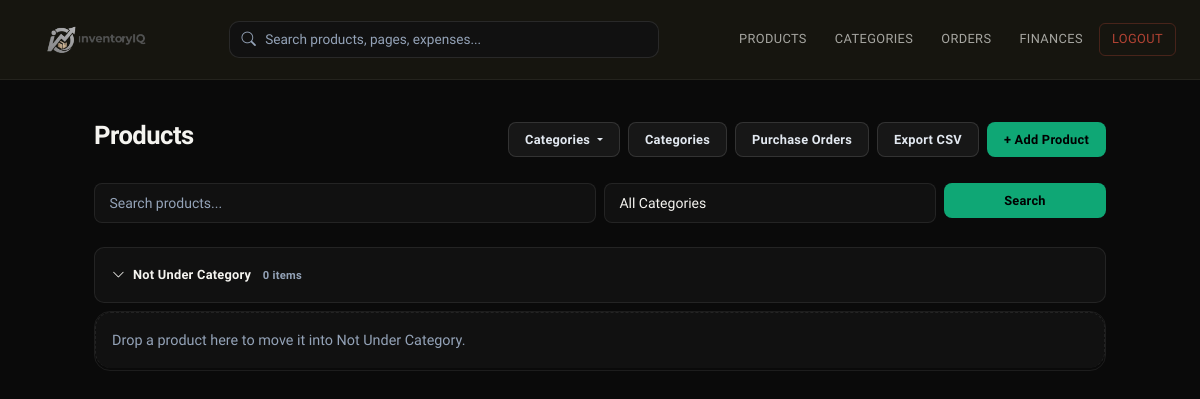
The page /products/ (signed in) on the database as committed earlier.
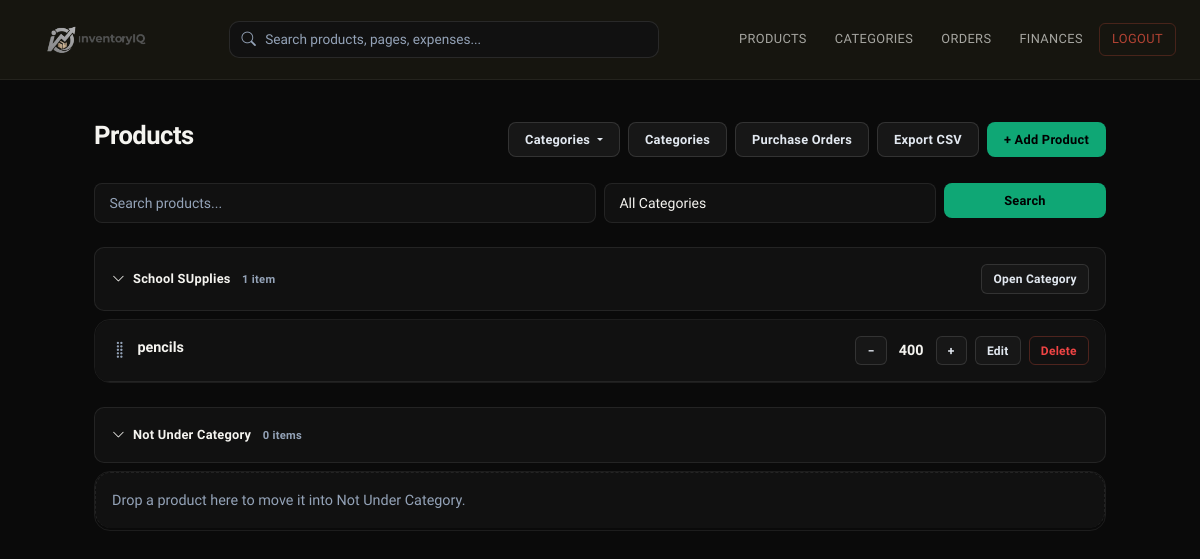
The same page on the database as committed later.
### inventory/models.py (models this page shows, shortened)
class Category(models.Model):
    user = models.ForeignKey(User, on_delete=models.CASCADE, null=True, blank=True)
    name = models.CharField(max_length=100)
    parent = models.ForeignKey(
        'self',
        on_delete=models.SET_NULL,
        null=True,
        blank=True,
        related_name='subcategories'
    )
    class Meta:
        verbose_name_plural = "Categories"
        ordering = ["name"]

class Product(models.Model):
    user = models.ForeignKey(User, on_delete=models.CASCADE, null=True, blank=True)
    name = models.CharField(max_length=200)
    category = models.ForeignKey(
        Category, on_delete=models.SET_NULL, null=True, blank=True
    )
    quantity = models.PositiveIntegerField(default=0)
    low_stock_threshold = models.PositiveIntegerField(default=5)
    description = models.TextField(blank=True)
    created_at = models.DateTimeField(auto_now_add=True)
    updated_at = models.DateTimeField(auto_now=True)
    sku_number = models.CharField(max_length=100, unique=True, blank=True, null=True)
    low_stock_notified = models.BooleanField(default=False)
    retail_value = models.DecimalField(
        max_digits=10, decimal_places=2, null=True, blank=True
    )
    cost_value = models.DecimalField(
        max_digits=10, decimal_places=2, null=True, blank=True
    )
    display_order = models.PositiveIntegerField(default=0)
    @property
    def is_low_stock(self):
        return self.quantity <= self.low_stock_threshold

### inventory/views.py (the view)
# urls.py: path('products/', views.product_list, name='product_list'),
@login_required
def product_list(request):
    query = request.GET.get("q", "").strip()
    category_id = request.GET.get("category", "").strip()
    highlight_product = request.GET.get("highlight_product", "").strip()
    products = Product.objects.filter(user=request.user).select_related("category").all().order_by("display_order", "name")
    categories = Category.objects.filter(user=request.user).all().order_by("name")
    if query:
        products = products.filter(
            Q(name__icontains=query)
            | Q(description__icontains=query)
            | Q(category__name__icontains=query)
        )
    if category_id:
        products = products.filter(category_id=category_id)
    grouped_dict = {}
    for product in products:
        grouped_dict.setdefault(product.category_id, []).append(product)
    grouped_products = []
    for category in categories:
        products_in_group = grouped_dict.get(category.id, [])
        grouped_products.append(
            {
                "name": category.name,
                "category": category,
                "category_id": str(category.id),
                "products": products_in_group,
                "collapse_id": f"category-products-{category.id}",
            }
        )
    grouped_products.append(
        {
            "name": "Not Under Category",
            "category": None,
            "category_id": "",
            "products": grouped_dict.get(None, []),
            "collapse_id": "category-products-uncategorized",
        }
    )
    return render(
        request,
        "inventory/product_list.html",
        {
            "grouped_products": grouped_products,
            "categories": categories,
            "query": query,
            "selected_category": category_id,
            "highlight_product": highlight_product,
            "total_visible_products": sum(
                len(group["products"]) for group in grouped_products
            ),
        },
    )

### templates/inventory/product_list.html (shortened to what the changed rows need)
{% extends 'base.html' %}
{% block content %}
<div class="d-flex justify-content-between align-items-center mb-4">
    <h2>Products</h2>
</div>
{% if grouped_products %}
    {% for group in grouped_products %}
        <div class="mb-4">
            <div class="product-category-header d-flex justify-content-between align-items-center p-3 mb-2">
                <button
                    class="btn btn-link text-decoration-none text-start p-0 text-reset fw-semibold"
                    type="button"
                    data-bs-toggle="collapse"
                    data-bs-target="#{{ group.collapse_id }}"
                    aria-expanded="true"
                    aria-controls="{{ group.collapse_id }}"
                >
                    <i class="bi bi-chevron-down me-2"></i>{{ group.name }}
                    <span class="text-muted small ms-2">{{ group.products|length }} item{{ group.products|length|pluralize }}</span>
                </button>
                {% if group.category %}
                    <a href="{% url 'category_detail' group.category.pk %}" class="btn btn-sm btn-outline-secondary">
                        Open Category
                    </a>
                {% endif %}
            </div>
            <div id="{{ group.collapse_id }}" class="collapse show product-category-collapse">
                <div class="list-group product-sortable-list {% if group.products %}has-products{% endif %}" data-category-id="{{ group.category_id }}">
                    {% for product in group.products %}
                    <div class="list-group-item product-row d-flex justify-content-between align-items-center py-3 " draggable="true" data-product-id="{{ product.id }}">
                        <div class="d-flex align-items-start gap-2">
                            <span class="drag-handle" title="Drag to reorder"><i class="bi bi-grip-vertical"></i></span>
                            <div>
                                <strong>{{ product.name }}</strong>
                            </div>
                        </div>
                        <div class="d-flex align-items-center gap-2">
                            <form method="post" action="{% url 'adjust_quantity' product.pk %}" class="d-inline">
                                <button type="submit" class="btn btn-sm btn-outline-secondary">−</button>
                            </form>
                            <span class="fw-bold mx-1">{{ product.quantity }}</span>
                            <form method="post" action="{% url 'adjust_quantity' product.pk %}" class="d-inline">
                                <button type="submit" class="btn btn-sm btn-outline-secondary">+</button>
                            </form>
                            <a href="{% url 'product_edit' product.pk %}" class="btn btn-sm btn-outline-secondary">Edit</a>
                            <a href="{% url 'product_delete' product.pk %}" class="btn btn-sm btn-outline-danger">Delete</a>
                        </div>
                    </div>
                    {% endfor %}
                    <div class="list-group-item empty-drop-message text-muted py-3">
                        Drop a product here to move it into {{ group.name }}.
                    </div>
                </div>
            </div>
        </div>
    {% endfor %}
{% else %}
<p class="text-muted">No products yet. <a href="{% url 'product_add' %}">Add your first product.</a></p>
{% endif %}
{% endblock %}

Rows that differ between the two databases and show on the page:
added Category: name "School SUpplies", products|length "1", shows "Open Category"
added Product: name "pencils", quantity "400"
